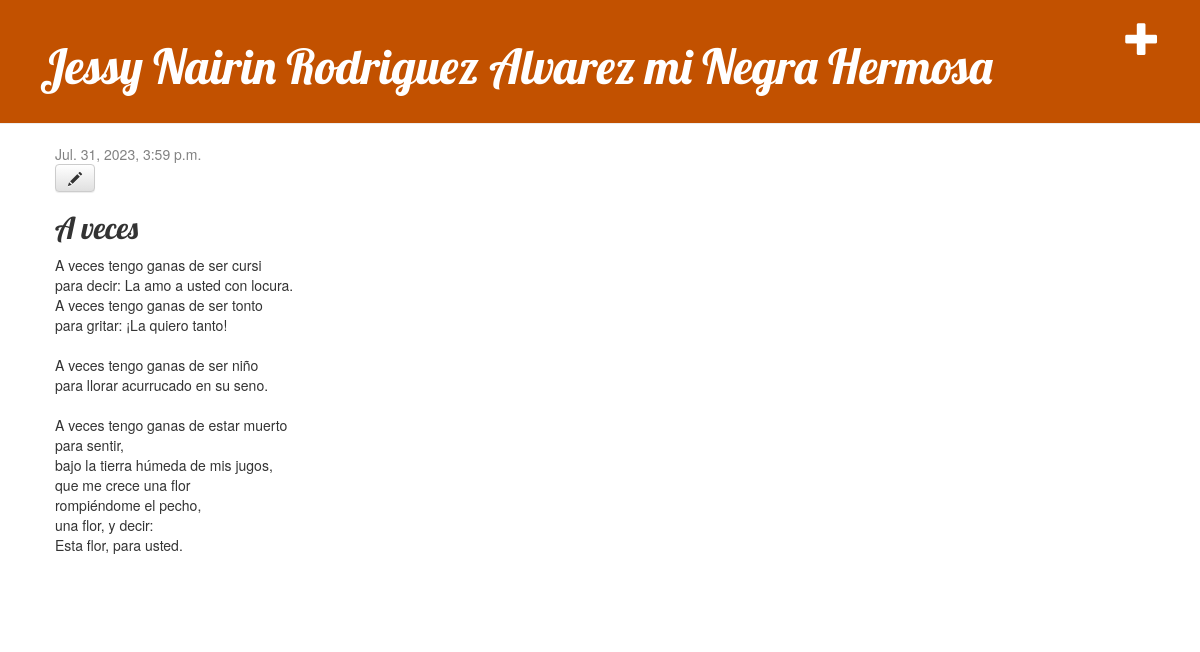
The app's page /post/24/ with its own data.
### blog/models.py (models this page shows, shortened)
class Post(models.Model):
    author = models.ForeignKey(settings.AUTH_USER_MODEL, on_delete=models.CASCADE)
    title = models.CharField(max_length=200)
    text = models.TextField()
    created_date = models.DateTimeField(
            default=timezone.now)
    published_date = models.DateTimeField(
            blank=True, null=True)

### blog/views.py (the view)
# urls.py: path('post/<int:pk>/', views.post_detail, name='post_detail'),
def post_detail(request, pk):
    post = get_object_or_404(Post, pk=pk)
    return render(request, 'blog/post_detail.html', {'post': post})

### blog/templates/blog/post_detail.html
{% extends 'blog/base.html' %}
{% block content %}
    <div class="post">
        {% if post.published_date %}
            <div class="date">
                {{ post.published_date }}
            </div>
        {% endif %}
        <a class="btn btn-default" href="{% url 'post_edit' pk=post.pk %}"><span class="glyphicon glyphicon-pencil"></span></a>
        <h2>{{ post.title }}</h2>
        <p>{{ post.text|linebreaksbr }}</p>
    </div>
{% endblock %}

### blog/static/css/blog.css (style rules this page uses)
h1, h2, h3, h4 { font-family: 'Lobster', cursive; }
.date { color: #828282; }
.post { margin-bottom: 70px; }

### records on screen
Post: published_date "Jul. 31, 2023, 3:59 p.m.", title "A veces", text "A veces tengo ganas de ser cursi para decir: La amo a usted con locura. A veces tengo ganas de ser tonto para gritar: ¡La quiero tanto! A veces tengo ganas de ser niño para llorar acurrucado en su seno. A veces tengo ganas de estar muerto para sentir, bajo la tierra húmeda de mis jugos, que me crece una flor rompiéndome el pecho, una flor, y decir: Esta flor, para usted."
